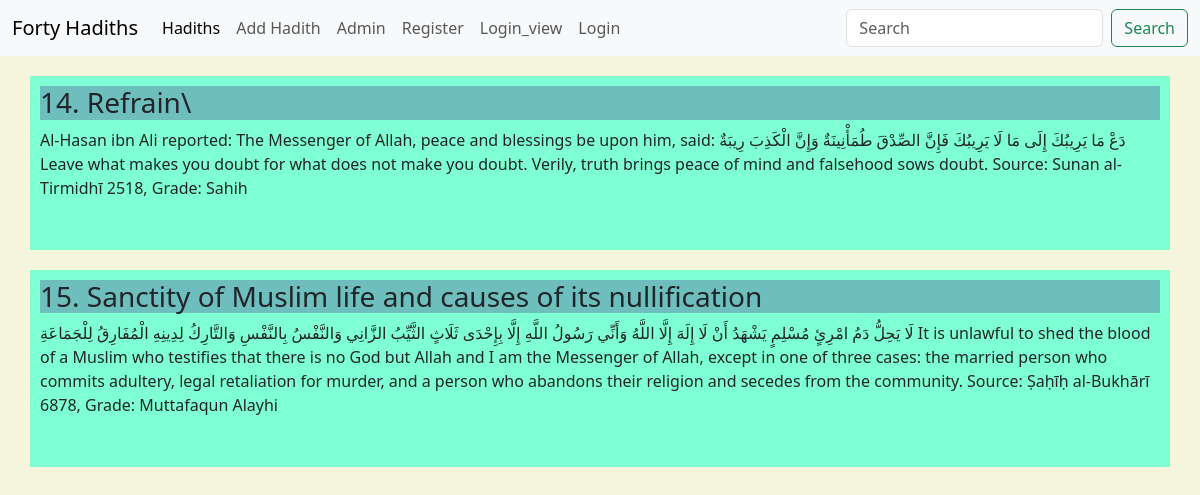
The app's page /search/ with its own data.
### app/models.py (models this page shows, shortened)
class Hadith(models.Model):
    CATEGORY = (
        ('Hadith', 'Hadith'),
        ('Quran', 'Quran'),
        ('Others', 'Others')
    )
    tag = models.CharField(max_length=50, null=True, blank=True)
    title = models.CharField(max_length=200, null=True)
    detail = models.TextField(blank=True)
    date_created = models.DateTimeField(auto_now_add=True, null=True)
    date_updated = models.DateTimeField(auto_now=True, null=True)
    category = models.CharField(max_length=100, null=True, blank=True, choices=CATEGORY)

### app/views.py (the view)
# urls.py: path('search/', search, name='search'),
def search(request):
    query = request.GET.get('q')
    query_set = Hadith.objects.all()
    if query is not None:
        lookups = Q(id__icontains=query)|Q(title__icontains=query)|Q(detail__icontains=query)|Q(tag__icontains=query)
        query_set = Hadith.objects.filter(lookups)
    context={
        'query_set': query_set
    }
    return render(request, 'app/search.html', context)

### app/templates/app/search.html
{% extends 'app/home.html' %}
{% block content %}
{% for query in query_set %}
<div class="container">
        <h3 class="title">{{query.id}}. {{query.title}}</h3>
           <p class="detail">{{query.detail}}</p><br>
</div>
{% endfor %}
{% endblock %}

### static/css/hadith.css (style rules this page uses)
.container { background-color: aquamarine; margin: 20px auto; padding: 10px; }
body { background-color: beige; }
.title { background-color: rgb(110, 190, 190); margin: none; }
.detail { text-decoration: none; }

### records on screen
Hadith: id "14", title "Refrain\\", detail "Al-Hasan ibn Ali reported: The Messenger of Allah, peace and blessings be upon him, said: دَعْ مَا يَرِيبُكَ إِلَى مَا لَا يَرِيبُكَ فَإِنَّ الصِّدْقَ طُمَأْنِينَةٌ وَإِنَّ الْكَذِبَ رِيبَةٌ Leave what makes you doubt for what does not make you doubt. Verily, truth brings peace of mind and falsehood sows doubt. Source: Sunan al-Tirmidhī 2518, Grade: Sahih"
Hadith: id "15", title "Sanctity of Muslim life and causes of its nullification", detail "لَا يَحِلُّ دَمُ امْرِئٍ مُسْلِمٍ يَشْهَدُ أَنْ لَا إِلَهَ إِلَّا اللَّهُ وَأَنِّي رَسُولُ اللَّهِ إِلَّا بِإِحْدَى ثَلَاثٍ الثَّيِّبُ الزَّانِي وَالنَّفْسُ بِالنَّفْسِ وَالتَّارِكُ لِدِينِهِ الْمُفَارِقُ لِلْجَمَاعَةِ It is unlawful to shed the blood of a Muslim who testifies that there is no God but Allah and I am the Messenger of Allah, except in one of three cases: the married person who commits adultery, legal retaliation for murder, and a person who abandons their religion and secedes from the community. Source: Ṣaḥīḥ al-Bukhārī 6878, Grade: Muttafaqun Alayhi"
